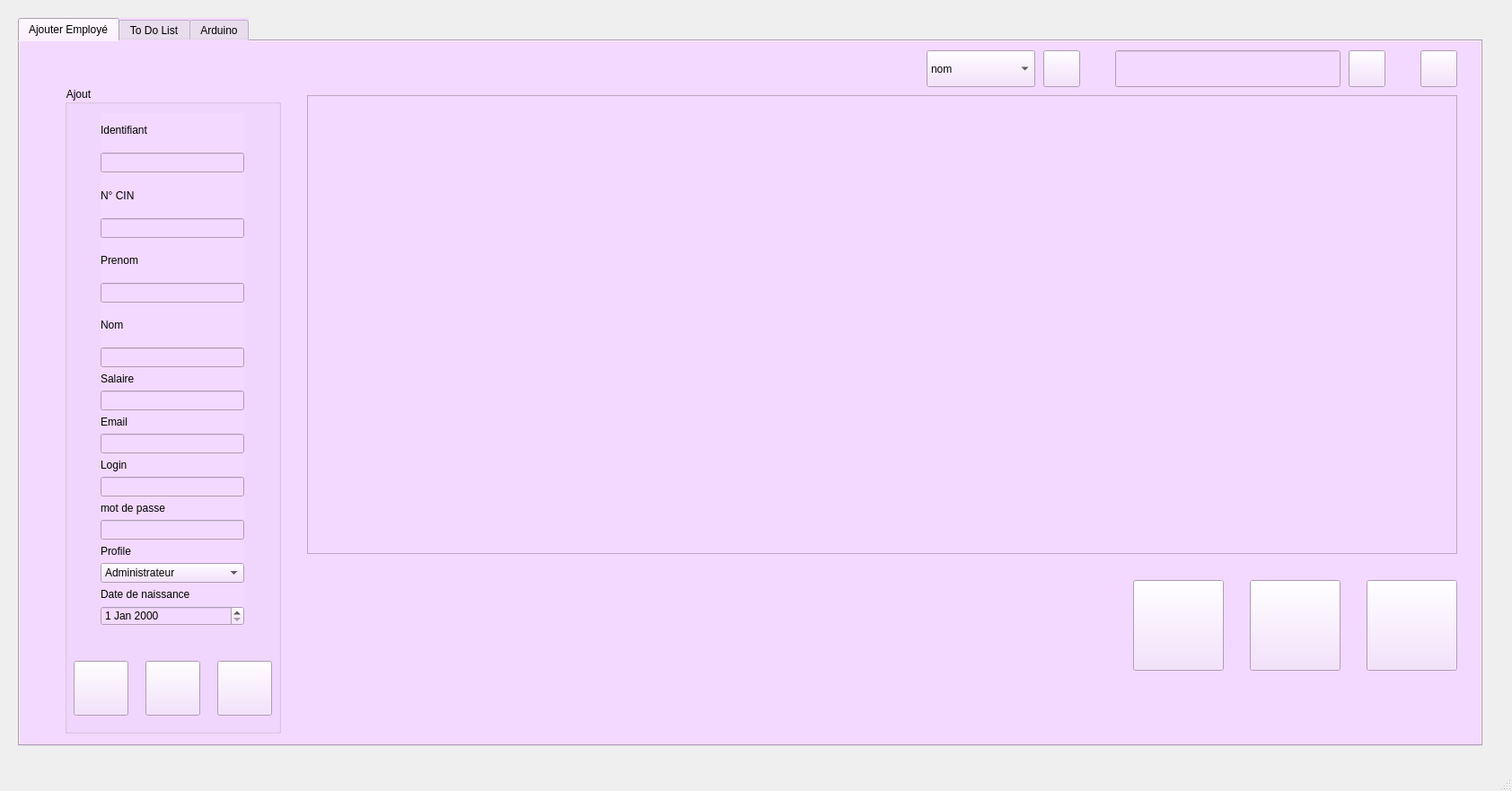
<?xml version="1.0" encoding="UTF-8"?>
<ui version="4.0">
 <class>GestionEmploye</class>
 <widget class="QMainWindow" name="GestionEmploye">
  <property name="geometry">
   <rect>
    <x>0</x>
    <y>0</y>
    <width>1684</width>
    <height>881</height>
   </rect>
  </property>
  <property name="windowTitle">
   <string>MainWindow</string>
  </property>
  <widget class="QWidget" name="centralwidget">
   <widget class="QTabWidget" name="tabWidget_2">
    <property name="geometry">
     <rect>
      <x>20</x>
      <y>20</y>
      <width>1631</width>
      <height>811</height>
     </rect>
    </property>
    <property name="styleSheet">
     <string notr="true">background-color: rgb(243, 217, 255);
font: 9pt &quot;MS Shell Dlg 2&quot;;</string>
    </property>
    <property name="currentIndex">
     <number>0</number>
    </property>
    <widget class="QWidget" name="tab_4">
     <attribute name="title">
      <string>Ajouter Employé</string>
     </attribute>
     <widget class="QGroupBox" name="groupBox_2">
      <property name="geometry">
       <rect>
        <x>50</x>
        <y>50</y>
        <width>241</width>
        <height>721</height>
       </rect>
      </property>
      <property name="styleSheet">
       <string notr="true">font: 9pt &quot;MS Shell Dlg 2&quot;;</string>
      </property>
      <property name="title">
       <string>Ajout</string>
      </property>
      <widget class="QPushButton" name="pb_ajouter">
       <property name="geometry">
        <rect>
         <x>10</x>
         <y>640</y>
         <width>61</width>
         <height>61</height>
        </rect>
       </property>
       <property name="styleSheet">
        <string notr="true"/>
       </property>
       <property name="text">
        <string/>
       </property>
       <property name="icon">
        <iconset resource="images.qrc">
         <normaloff>:/image/image/ajouter.png</normaloff>:/image/image/ajouter.png</iconset>
       </property>
       <property name="iconSize">
        <size>
         <width>60</width>
         <height>60</height>
        </size>
       </property>
      </widget>
      <widget class="QPushButton" name="pb_supprimer">
       <property name="geometry">
        <rect>
         <x>170</x>
         <y>640</y>
         <width>61</width>
         <height>61</height>
        </rect>
       </property>
       <property name="text">
        <string/>
       </property>
       <property name="icon">
        <iconset resource="images.qrc">
         <normaloff>:/image/image/delet.png</normaloff>:/image/image/delet.png</iconset>
       </property>
       <property name="iconSize">
        <size>
         <width>50</width>
         <height>50</height>
        </size>
       </property>
      </widget>
      <widget class="QPushButton" name="pb_modifier">
       <property name="geometry">
        <rect>
         <x>90</x>
         <y>640</y>
         <width>61</width>
         <height>61</height>
        </rect>
       </property>
       <property name="text">
        <string/>
       </property>
       <property name="icon">
        <iconset resource="images.qrc">
         <normaloff>:/image/image/edit.png</normaloff>:/image/image/edit.png</iconset>
       </property>
       <property name="iconSize">
        <size>
         <width>50</width>
         <height>50</height>
        </size>
       </property>
      </widget>
      <widget class="QWidget" name="layoutWidget">
       <property name="geometry">
        <rect>
         <x>40</x>
         <y>30</y>
         <width>160</width>
         <height>571</height>
        </rect>
       </property>
       <layout class="QVBoxLayout" name="verticalLayout_9">
        <item>
         <layout class="QVBoxLayout" name="verticalLayout_5">
          <item>
           <layout class="QVBoxLayout" name="verticalLayout">
            <item>
             <widget class="QLabel" name="label">
              <property name="text">
               <string>Identifiant</string>
              </property>
             </widget>
            </item>
            <item>
             <widget class="QLineEdit" name="le_id"/>
            </item>
           </layout>
          </item>
          <item>
           <layout class="QVBoxLayout" name="verticalLayout_2">
            <item>
             <widget class="QLabel" name="label_2">
              <property name="text">
               <string>N° CIN</string>
              </property>
             </widget>
            </item>
            <item>
             <widget class="QLineEdit" name="le_cin"/>
            </item>
           </layout>
          </item>
          <item>
           <layout class="QVBoxLayout" name="verticalLayout_4">
            <item>
             <widget class="QLabel" name="label_4">
              <property name="text">
               <string>Prenom</string>
              </property>
             </widget>
            </item>
            <item>
             <widget class="QLineEdit" name="le_prenom"/>
            </item>
           </layout>
          </item>
          <item>
           <layout class="QVBoxLayout" name="verticalLayout_3">
            <item>
             <widget class="QLabel" name="label_3">
              <property name="text">
               <string>Nom</string>
              </property>
             </widget>
            </item>
            <item>
             <widget class="QLineEdit" name="le_nom"/>
            </item>
           </layout>
          </item>
         </layout>
        </item>
        <item>
         <layout class="QVBoxLayout" name="verticalLayout_8">
          <item>
           <layout class="QVBoxLayout" name="verticalLayout_6">
            <item>
             <widget class="QLabel" name="label_6">
              <property name="text">
               <string>Salaire</string>
              </property>
             </widget>
            </item>
            <item>
             <widget class="QLineEdit" name="le_salaire"/>
            </item>
           </layout>
          </item>
          <item>
           <layout class="QVBoxLayout" name="verticalLayout_7">
            <item>
             <widget class="QLabel" name="label_9">
              <property name="text">
               <string>Email</string>
              </property>
             </widget>
            </item>
            <item>
             <widget class="QLineEdit" name="le_email"/>
            </item>
            <item>
             <layout class="QVBoxLayout" name="verticalLayout_14">
              <item>
               <layout class="QVBoxLayout" name="verticalLayout_10">
                <item>
                 <widget class="QLabel" name="label_7">
                  <property name="text">
                   <string>Login</string>
                  </property>
                 </widget>
                </item>
                <item>
                 <widget class="QLineEdit" name="le_login"/>
                </item>
               </layout>
              </item>
              <item>
               <layout class="QVBoxLayout" name="verticalLayout_11">
                <item>
                 <widget class="QLabel" name="label_8">
                  <property name="text">
                   <string>mot de passe</string>
                  </property>
                 </widget>
                </item>
                <item>
                 <widget class="QLineEdit" name="le_pwd"/>
                </item>
               </layout>
              </item>
              <item>
               <layout class="QVBoxLayout" name="verticalLayout_12">
                <item>
                 <widget class="QLabel" name="label_12">
                  <property name="text">
                   <string>Profile</string>
                  </property>
                 </widget>
                </item>
                <item>
                 <widget class="QComboBox" name="cb_profile">
                  <item>
                   <property name="text">
                    <string>Administrateur</string>
                   </property>
                  </item>
                  <item>
                   <property name="text">
                    <string>Personel</string>
                   </property>
                  </item>
                  <item>
                   <property name="text">
                    <string>Directeur</string>
                   </property>
                  </item>
                 </widget>
                </item>
               </layout>
              </item>
              <item>
               <layout class="QVBoxLayout" name="verticalLayout_13">
                <item>
                 <widget class="QLabel" name="label_13">
                  <property name="text">
                   <string>Date de naissance</string>
                  </property>
                 </widget>
                </item>
                <item>
                 <widget class="QDateEdit" name="dateEdit"/>
                </item>
               </layout>
              </item>
             </layout>
            </item>
           </layout>
          </item>
         </layout>
        </item>
       </layout>
      </widget>
     </widget>
     <widget class="QTableView" name="tab_emp">
      <property name="geometry">
       <rect>
        <x>320</x>
        <y>60</y>
        <width>1281</width>
        <height>511</height>
       </rect>
      </property>
      <property name="selectionMode">
       <enum>QAbstractItemView::SingleSelection</enum>
      </property>
      <property name="selectionBehavior">
       <enum>QAbstractItemView::SelectRows</enum>
      </property>
     </widget>
     <widget class="QPushButton" name="pb_recherche">
      <property name="geometry">
       <rect>
        <x>1480</x>
        <y>10</y>
        <width>41</width>
        <height>41</height>
       </rect>
      </property>
      <property name="text">
       <string/>
      </property>
      <property name="icon">
       <iconset resource="images.qrc">
        <normaloff>:/image/image/recherche.png</normaloff>:/image/image/recherche.png</iconset>
      </property>
      <property name="iconSize">
       <size>
        <width>45</width>
        <height>45</height>
       </size>
      </property>
     </widget>
     <widget class="QLineEdit" name="le_recherche">
      <property name="geometry">
       <rect>
        <x>1220</x>
        <y>10</y>
        <width>251</width>
        <height>41</height>
       </rect>
      </property>
     </widget>
     <widget class="QPushButton" name="pb_trierNom">
      <property name="geometry">
       <rect>
        <x>1140</x>
        <y>10</y>
        <width>41</width>
        <height>41</height>
       </rect>
      </property>
      <property name="text">
       <string/>
      </property>
      <property name="icon">
       <iconset resource="images.qrc">
        <normaloff>:/image/image/trie.png</normaloff>:/image/image/trie.png</iconset>
      </property>
      <property name="iconSize">
       <size>
        <width>45</width>
        <height>45</height>
       </size>
      </property>
     </widget>
     <widget class="QComboBox" name="cb_trie">
      <property name="geometry">
       <rect>
        <x>1010</x>
        <y>10</y>
        <width>121</width>
        <height>41</height>
       </rect>
      </property>
      <item>
       <property name="text">
        <string>nom</string>
       </property>
      </item>
      <item>
       <property name="text">
        <string>prenom</string>
       </property>
      </item>
      <item>
       <property name="text">
        <string>salaire</string>
       </property>
      </item>
     </widget>
     <widget class="QPushButton" name="pb_refresh">
      <property name="geometry">
       <rect>
        <x>1560</x>
        <y>10</y>
        <width>41</width>
        <height>41</height>
       </rect>
      </property>
      <property name="text">
       <string/>
      </property>
      <property name="icon">
       <iconset resource="images.qrc">
        <normaloff>:/image/image/refresh.png</normaloff>:/image/image/refresh.png</iconset>
      </property>
      <property name="iconSize">
       <size>
        <width>30</width>
        <height>30</height>
       </size>
      </property>
     </widget>
     <widget class="QPushButton" name="pb_stat_2">
      <property name="geometry">
       <rect>
        <x>1500</x>
        <y>600</y>
        <width>101</width>
        <height>101</height>
       </rect>
      </property>
      <property name="text">
       <string/>
      </property>
      <property name="icon">
       <iconset resource="images.qrc">
        <normaloff>:/image/image/chatbox.png</normaloff>:/image/image/chatbox.png</iconset>
      </property>
      <property name="iconSize">
       <size>
        <width>95</width>
        <height>100</height>
       </size>
      </property>
     </widget>
     <widget class="QPushButton" name="pb_pdf">
      <property name="geometry">
       <rect>
        <x>1370</x>
        <y>600</y>
        <width>101</width>
        <height>101</height>
       </rect>
      </property>
      <property name="text">
       <string/>
      </property>
      <property name="icon">
       <iconset resource="images.qrc">
        <normaloff>:/image/image/pdf.png</normaloff>:/image/image/pdf.png</iconset>
      </property>
      <property name="iconSize">
       <size>
        <width>90</width>
        <height>90</height>
       </size>
      </property>
     </widget>
     <widget class="QPushButton" name="pb_stat">
      <property name="geometry">
       <rect>
        <x>1240</x>
        <y>600</y>
        <width>101</width>
        <height>101</height>
       </rect>
      </property>
      <property name="text">
       <string/>
      </property>
      <property name="icon">
       <iconset resource="images.qrc">
        <normaloff>:/image/image/statistic.png</normaloff>:/image/image/statistic.png</iconset>
      </property>
      <property name="iconSize">
       <size>
        <width>90</width>
        <height>90</height>
       </size>
      </property>
     </widget>
    </widget>
    <widget class="QWidget" name="tab">
     <attribute name="title">
      <string>To Do List</string>
     </attribute>
     <widget class="QTableView" name="tab_tache">
      <property name="geometry">
       <rect>
        <x>760</x>
        <y>220</y>
        <width>411</width>
        <height>381</height>
       </rect>
      </property>
      <property name="selectionBehavior">
       <enum>QAbstractItemView::SelectRows</enum>
      </property>
     </widget>
     <widget class="QGroupBox" name="groupBox_3">
      <property name="geometry">
       <rect>
        <x>440</x>
        <y>220</y>
        <width>291</width>
        <height>391</height>
       </rect>
      </property>
      <property name="styleSheet">
       <string notr="true">font: 9pt &quot;MS Shell Dlg 2&quot;;</string>
      </property>
      <property name="title">
       <string>Description du tâche</string>
      </property>
      <widget class="QPushButton" name="pb_ajoutTache">
       <property name="geometry">
        <rect>
         <x>220</x>
         <y>300</y>
         <width>61</width>
         <height>61</height>
        </rect>
       </property>
       <property name="text">
        <string/>
       </property>
       <property name="icon">
        <iconset resource="images.qrc">
         <normaloff>:/image/image/ajouter.png</normaloff>:/image/image/ajouter.png</iconset>
       </property>
       <property name="iconSize">
        <size>
         <width>60</width>
         <height>60</height>
        </size>
       </property>
      </widget>
      <widget class="QLineEdit" name="des_tache">
       <property name="geometry">
        <rect>
         <x>20</x>
         <y>60</y>
         <width>261</width>
         <height>141</height>
        </rect>
       </property>
      </widget>
      <widget class="QComboBox" name="etat_tache">
       <property name="enabled">
        <bool>true</bool>
       </property>
       <property name="geometry">
        <rect>
         <x>20</x>
         <y>210</y>
         <width>261</width>
         <height>41</height>
        </rect>
       </property>
       <property name="acceptDrops">
        <bool>false</bool>
       </property>
       <item>
        <property name="text">
         <string>A FAIRE</string>
        </property>
       </item>
       <item>
        <property name="text">
         <string>EN COURS</string>
        </property>
       </item>
       <item>
        <property name="text">
         <string>FAIT</string>
        </property>
       </item>
      </widget>
      <widget class="QPushButton" name="pb_modifTache">
       <property name="geometry">
        <rect>
         <x>140</x>
         <y>300</y>
         <width>61</width>
         <height>61</height>
        </rect>
       </property>
       <property name="text">
        <string/>
       </property>
       <property name="icon">
        <iconset resource="images.qrc">
         <normaloff>:/image/image/edit.png</normaloff>:/image/image/edit.png</iconset>
       </property>
       <property name="iconSize">
        <size>
         <width>50</width>
         <height>50</height>
        </size>
       </property>
      </widget>
     </widget>
     <widget class="QGroupBox" name="groupBox">
      <property name="geometry">
       <rect>
        <x>760</x>
        <y>130</y>
        <width>411</width>
        <height>80</height>
       </rect>
      </property>
      <property name="title">
       <string/>
      </property>
      <widget class="QPushButton" name="pb_afficherDrct">
       <property name="geometry">
        <rect>
         <x>300</x>
         <y>20</y>
         <width>61</width>
         <height>41</height>
        </rect>
       </property>
       <property name="text">
        <string/>
       </property>
       <property name="icon">
        <iconset resource="images.qrc">
         <normaloff>:/image/image/afficher.png</normaloff>:/image/image/afficher.png</iconset>
       </property>
       <property name="iconSize">
        <size>
         <width>40</width>
         <height>40</height>
        </size>
       </property>
      </widget>
      <widget class="QLineEdit" name="le_idEmp">
       <property name="geometry">
        <rect>
         <x>120</x>
         <y>20</y>
         <width>171</width>
         <height>41</height>
        </rect>
       </property>
      </widget>
      <widget class="QLabel" name="label_id_3">
       <property name="geometry">
        <rect>
         <x>50</x>
         <y>20</y>
         <width>53</width>
         <height>41</height>
        </rect>
       </property>
       <property name="text">
        <string>ID_emp</string>
       </property>
      </widget>
     </widget>
     <widget class="QPushButton" name="pb_refresh_2">
      <property name="geometry">
       <rect>
        <x>1170</x>
        <y>20</y>
        <width>41</width>
        <height>41</height>
       </rect>
      </property>
      <property name="text">
       <string/>
      </property>
      <property name="icon">
       <iconset resource="images.qrc">
        <normaloff>:/image/image/refresh.png</normaloff>:/image/image/refresh.png</iconset>
      </property>
      <property name="iconSize">
       <size>
        <width>30</width>
        <height>30</height>
       </size>
      </property>
     </widget>
     <widget class="QLineEdit" name="le_profileEmp">
      <property name="geometry">
       <rect>
        <x>510</x>
        <y>20</y>
        <width>211</width>
        <height>41</height>
       </rect>
      </property>
     </widget>
     <widget class="QPushButton" name="pb_afficherTache">
      <property name="geometry">
       <rect>
        <x>1060</x>
        <y>20</y>
        <width>61</width>
        <height>41</height>
       </rect>
      </property>
      <property name="text">
       <string/>
      </property>
      <property name="icon">
       <iconset resource="images.qrc">
        <normaloff>:/image/image/valider.png</normaloff>:/image/image/valider.png</iconset>
      </property>
      <property name="iconSize">
       <size>
        <width>35</width>
        <height>40</height>
       </size>
      </property>
     </widget>
     <widget class="QLabel" name="label_id">
      <property name="geometry">
       <rect>
        <x>850</x>
        <y>20</y>
        <width>16</width>
        <height>41</height>
       </rect>
      </property>
      <property name="text">
       <string>ID</string>
      </property>
     </widget>
     <widget class="QLineEdit" name="le_id_2">
      <property name="geometry">
       <rect>
        <x>880</x>
        <y>20</y>
        <width>171</width>
        <height>41</height>
       </rect>
      </property>
     </widget>
     <widget class="QPushButton" name="pushButton">
      <property name="geometry">
       <rect>
        <x>30</x>
        <y>220</y>
        <width>311</width>
        <height>411</height>
       </rect>
      </property>
      <property name="text">
       <string/>
      </property>
      <property name="icon">
       <iconset resource="images.qrc">
        <normaloff>:/image/image/toDoList.png</normaloff>:/image/image/toDoList.png</iconset>
      </property>
      <property name="iconSize">
       <size>
        <width>400</width>
        <height>400</height>
       </size>
      </property>
     </widget>
     <widget class="QPushButton" name="pushButton_2">
      <property name="geometry">
       <rect>
        <x>450</x>
        <y>20</y>
        <width>51</width>
        <height>41</height>
       </rect>
      </property>
      <property name="text">
       <string/>
      </property>
      <property name="icon">
       <iconset resource="images.qrc">
        <normaloff>:/image/image/profile.png</normaloff>:/image/image/profile.png</iconset>
      </property>
      <property name="iconSize">
       <size>
        <width>50</width>
        <height>50</height>
       </size>
      </property>
     </widget>
     <widget class="QGroupBox" name="gb_delet">
      <property name="geometry">
       <rect>
        <x>1000</x>
        <y>610</y>
        <width>171</width>
        <height>80</height>
       </rect>
      </property>
      <property name="title">
       <string/>
      </property>
      <widget class="QPushButton" name="pb_suppTache">
       <property name="geometry">
        <rect>
         <x>80</x>
         <y>10</y>
         <width>61</width>
         <height>61</height>
        </rect>
       </property>
       <property name="text">
        <string/>
       </property>
       <property name="icon">
        <iconset resource="images.qrc">
         <normaloff>:/image/image/delet.png</normaloff>:/image/image/delet.png</iconset>
       </property>
       <property name="iconSize">
        <size>
         <width>50</width>
         <height>50</height>
        </size>
       </property>
      </widget>
      <widget class="QLineEdit" name="le_idTache">
       <property name="geometry">
        <rect>
         <x>40</x>
         <y>30</y>
         <width>31</width>
         <height>31</height>
        </rect>
       </property>
      </widget>
     </widget>
     <widget class="QComboBox" name="cb_etat">
      <property name="geometry">
       <rect>
        <x>1180</x>
        <y>220</y>
        <width>121</width>
        <height>41</height>
       </rect>
      </property>
      <item>
       <property name="text">
        <string>TOUT</string>
       </property>
      </item>
      <item>
       <property name="text">
        <string>A FAIRE</string>
       </property>
      </item>
      <item>
       <property name="text">
        <string>EN COURS</string>
       </property>
      </item>
      <item>
       <property name="text">
        <string>FAIT</string>
       </property>
      </item>
     </widget>
     <widget class="QPushButton" name="pb_fitre">
      <property name="geometry">
       <rect>
        <x>1310</x>
        <y>220</y>
        <width>71</width>
        <height>41</height>
       </rect>
      </property>
      <property name="text">
       <string>Filtre</string>
      </property>
      <property name="iconSize">
       <size>
        <width>45</width>
        <height>45</height>
       </size>
      </property>
     </widget>
    </widget>
    <widget class="QWidget" name="tab_2">
     <attribute name="title">
      <string>Arduino</string>
     </attribute>
     <widget class="QGroupBox" name="groupBox_4">
      <property name="geometry">
       <rect>
        <x>680</x>
        <y>160</y>
        <width>401</width>
        <height>301</height>
       </rect>
      </property>
      <property name="title">
       <string>Pointage</string>
      </property>
      <widget class="QPushButton" name="pb_arduino">
       <property name="geometry">
        <rect>
         <x>290</x>
         <y>100</y>
         <width>101</width>
         <height>101</height>
        </rect>
       </property>
       <property name="text">
        <string/>
       </property>
       <property name="icon">
        <iconset resource="images.qrc">
         <normaloff>:/image/image/arduino.png</normaloff>:/image/image/arduino.png</iconset>
       </property>
       <property name="iconSize">
        <size>
         <width>125</width>
         <height>125</height>
        </size>
       </property>
      </widget>
      <widget class="QLineEdit" name="le_Arduino">
       <property name="geometry">
        <rect>
         <x>50</x>
         <y>130</y>
         <width>211</width>
         <height>41</height>
        </rect>
       </property>
      </widget>
     </widget>
     <widget class="QLineEdit" name="pointage">
      <property name="geometry">
       <rect>
        <x>730</x>
        <y>480</y>
        <width>211</width>
        <height>41</height>
       </rect>
      </property>
     </widget>
    </widget>
   </widget>
  </widget>
  <widget class="QMenuBar" name="menubar">
   <property name="geometry">
    <rect>
     <x>0</x>
     <y>0</y>
     <width>1684</width>
     <height>26</height>
    </rect>
   </property>
  </widget>
  <widget class="QStatusBar" name="statusbar"/>
 </widget>
 <resources>
  <include location="images.qrc"/>
 </resources>
 <connections/>
</ui>
